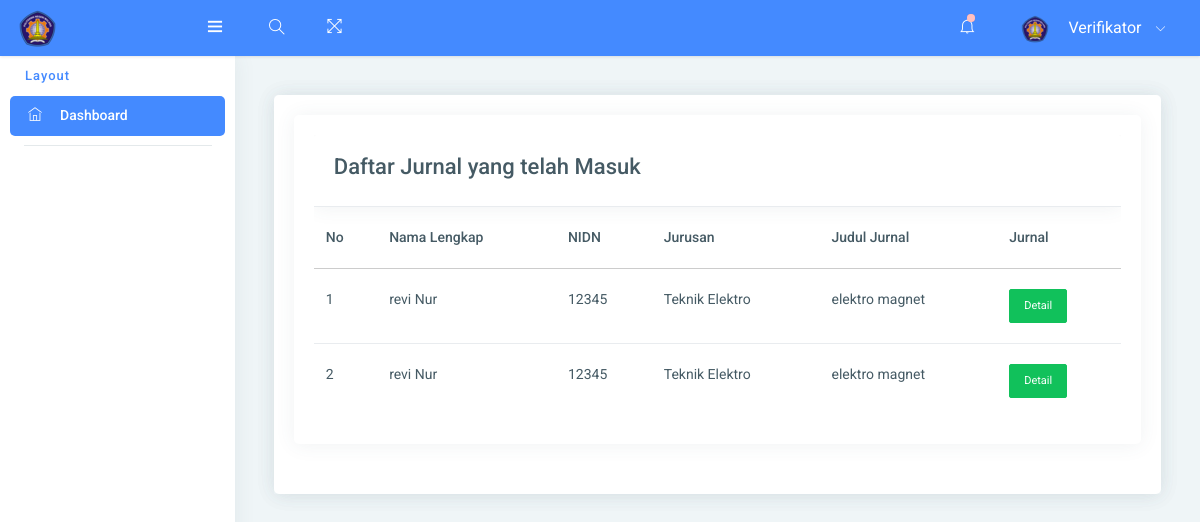
The app's page /verifikator.php?halaman=verifikator (signed in) with its own data.
### tables this page shows
CREATE TABLE `jurnal` (
  `id_jurnal` int(40) NOT NULL,
  `email` varchar(50) NOT NULL,
  `nama_lengkap` varchar(50) NOT NULL,
  `nidn` varchar(40) NOT NULL,
  `jurusan` varchar(50) NOT NULL,
  `program_studi` varchar(40) NOT NULL,
  `no_hp` varchar(25) NOT NULL,
  `sinta` varchar(255) NOT NULL,
  `scopus` varchar(255) NOT NULL,
  `kontribusi` varchar(35) NOT NULL,
  `judul_artikel` varchar(100) NOT NULL,
  `nama_jurnal` varchar(100) NOT NULL,
  `kualifikasi` varchar(255) NOT NULL,
  `url_artikel` varchar(255) NOT NULL,
  `name` varchar(255) NOT NULL,
  `upload_artikel` varchar(255) NOT NULL,
  `upload_surat` varchar(255) NOT NULL,
  `user_id` int(10) NOT NULL,
  `status` varchar(50) NOT NULL
);

### daftarverifikasi.php (the view)
<div class="card">
	<div class="card-header">
		<div class="card">
		<div class="card-block table-border-style">
        <div class="table-responsive">
        	<div class="card-header">
				<h4>Daftar Jurnal yang telah Masuk</h4>
			</div>
    		<table id="example1" class="table">
    		<thead>
      			<tr>
          			<tr>
			            <th>No </th>
			            <th>Nama Lengkap</th>
			            <th>NIDN</th>
			            <th>Jurusan</th>
			            <th>Judul Jurnal</th>
      					<th coslpan>Jurnal</th>
				    </tr>
				</tr>
        	</thead>
			<tbody>
			<?php
		    include 'koneksi.php';
		    $film = mysqli_query($koneksi, "SELECT * from jurnal where status='verif'");
		    $nomor = 1;
		  	while ($row=mysqli_fetch_array($film)){
		        echo "<tr>
		            <td>".$nomor."</td>
		            <td>".$row['nama_lengkap']."</td>
		            <td>".$row['nidn']."</td>
		            <td>".$row['jurusan']."</td>
		            <td>".$row['nama_jurnal']."</td>
		      	<td><a class='btn btn-success btn-sm' href='?halaman=verifikator&act=detail&id_jurnal=$row[id_jurnal]'>Detail</a></td>
		        </tr>";
		        $nomor++;
		    }
    		?>
			  </tbody>
			</table>
		</div>
		</div>
		</div>
	</div>
</div>

### records on screen
jurnal: nama_lengkap "revi Nur", nidn "12345", jurusan "Teknik Elektro", nama_jurnal "elektro magnet"
jurnal: nama_lengkap "revi Nur", nidn "12345", jurusan "Teknik Elektro", nama_jurnal "elektro magnet"
